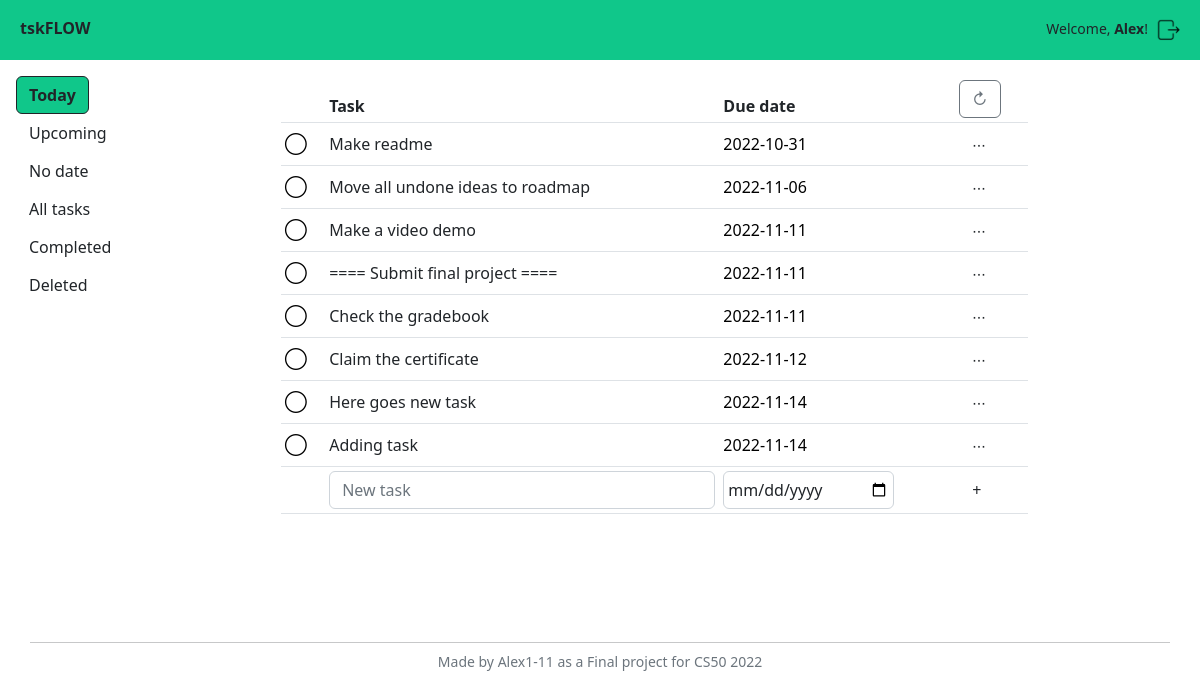
/ (signed in), run on the app's committed database.
### models.py (models this page shows)
class Task(Base):
    __tablename__ = "tasks"
    id = Column(Integer, primary_key=True)
    created = Column(DateTime(), default=func.now())
    user_id = Column(Integer, ForeignKey("users.id"))
    title = Column(String(100), nullable=False)
    status = Column(String, default="active")
    priority = Column(Integer, default=0)
    date = Column(String)
    datetime = Column(String)
    context_id = Column(Integer, ForeignKey("contexts.id"))
    project_id = Column(Integer, ForeignKey("projects.id"))
    note = Column(String)
    parent_id = Column(Integer, ForeignKey("tasks.id"))
    repeat = Column(String)
    tags = relationship(
        "Tag", secondary=task_tags, back_populates="tasks"
    )

### app.py (the view)
@app.route("/", methods=["GET", "POST"])
@login_required
def index():
    if request.method == "POST":
        if request.form.get("task_new"):
            newdate = request.form.get('taskadd_date')
            newdate = None if (newdate == '') else newdate
            print('>>>', newdate)
            newstatus = None
            match request.form.get('view'):
                case 'today':
                    newdate = newdate if (newdate is not None) else date.today()
                case 'upcoming':
                    newdate = newdate if (newdate is not None) else date.today()
                case 'completed':
                    newstatus = 'done'
                case 'deleted':
                    newstatus = 'active_bin'
            with DbSession.begin() as db:
                task_new = Task(
                    title=request.form.get("task_new").strip(),
                    user_id=session["user_id"],
                    date=newdate,
                    status=newstatus,
                )
                db.add(task_new)
                db.flush()
                return render_template("task.html", task=task_new)
        if request.form.get("task_mark"):
            with DbSession.begin() as db:
                task = db.execute(
                    select(Task)
                    .where(Task.id == request.form["task_mark"])
                ).scalars().first()
                if task.status == "done":
                    db.execute(
                        update(Task)
                        .where(Task.id == task.id)
                        .values(status="active")
                    )
                elif task.status == "active":
                    db.execute(
                        update(Task)
                        .where(Task.id == task.id)
                        .values(status="done")
                    )
                return render_template("task.html", task=task)
        if request.form.get("task_title_edited"):
            with DbSession.begin() as db:
                db.execute(
                    update(Task)
                    .where(
                        Task.user_id == session["user_id"],
                        Task.id == request.form["task_id"]
                    ).values(title=request.form["task_title_edited"])
                    .execution_options(synchronize_session='fetch')
                )
                db.flush()
                task = db.execute(
                    select(Task)
                    .where(Task.id == request.form["task_id"])
                ).scalars().first()
                return render_template("task.html", task=task)
        if request.form.get("task_date_edited"):
            with DbSession.begin() as db:
                db.execute(
                    update(Task)
                    .where(
                        Task.user_id == session["user_id"],
                        Task.id == request.form["task_id"]
                    ).values(date=request.form["task_date_edited"])
                    .execution_options(synchronize_session='fetch')
                )
                db.flush()
                task = db.execute(
                    select(Task)
                    .where(Task.id == request.form["task_id"])
                ).scalars().first()
                return render_template("task.html", task=task)
        if request.form.get("task_delete"):
            with DbSession.begin() as db:
                task = db.execute(
                    select(Task)
                    .where(Task.id == request.form["task_delete"])
                ).scalars().first()
                if task.status.endswith('_bin'):
                    string_status = task.status.replace('_bin', '')
                    db.execute(
                        update(Task)
                        .where(Task.id == task.id)
                        .values(status=string_status)
                        .execution_options(synchronize_session='fetch')
                    )
                elif not (task.status.endswith('_bin')):
                    db.execute(
                        update(Task)
                        .where(Task.id == request.form["task_delete"])
                        .values(status=Task.status + "_bin")
                        .execution_options(synchronize_session='fetch')
                    )
                else:
                    return None
                db.flush()
                task = db.execute(
                    select(Task)
                    .where(Task.id == request.form["task_delete"])
                ).scalars().first()
                return render_template("task.html", task=task)
        if request.form.get("bin_empty"):
            with DbSession.begin() as db:
                db.execute(
                    delete(Task)
                    .where(
                        Task.user_id == session["user_id"],
                        Task.status.endswith('_bin', autoescape=True)
                    )
                    .execution_options(synchronize_session=False)
                )
            return redirect("/")
        return None
    else:
        with DbSession.begin() as db:
            today = date.today()
            view = "today"
            tasks = db.execute(
                select(Task)
                .where(
                    Task.user_id == session["user_id"],
                    Task.date <= today,
                    Task.status == 'active'
                )
                .order_by(Task.date)
            ).scalars().all()
            if tasks:
                return render_template("index.html", tasks=tasks, view=view)
            else:
                return render_template("index.html", view=view)

### app.py (called while the page is built)
@app.after_request
def after_request(response):
    response.headers["Cache-Control"] = "no-cache, no-store, must-revalidate"
    response.headers["Expires"] = 0
    response.headers["Pragma"] = "no-cache"
    return response

def login_required(f):
    @wraps(f)
    def decorated_function(*args, **kwargs):
        if session.get("user_id") is None:
            return redirect("/login")
        return f(*args, **kwargs)
    return decorated_function

### templates/index.html (shortened to what this page needs)
{% extends "layout.html" %}
{% block main %}
    <div class="d-flex align-items-start p-3">
        <div class='d-flex'>
            <div class="offcanvas-md offcanvas-start w-50" tabindex="-1" data-bs-scroll="true" id="viewlist_offcanvas" aria-labelledby="offcanvasResponsiveLabel">
                <div class="offcanvas-body">
                    <ul class="nav flex-column d-md-flex" id="viewlist">
                        <li class="nav-item">
                            <button class="btn btn-my active" type="button" name="view" value="today" data-bs-dismiss="offcanvas" data-bs-target="#viewlist_offcanvas">Today</a>
                        </li>
                        <li class="nav-item">
                            <button class="btn btn-my" type="button" name="view" value="upcoming" data-bs-dismiss="offcanvas" data-bs-target="#viewlist_offcanvas">Upcoming</a>
                        </li>
                        <li class="nav-item">
                            <button class="btn btn-my" type="button" name="view" value="nodate" data-bs-dismiss="offcanvas" data-bs-target="#viewlist_offcanvas">No date</a>
                        </li>
                        <li class="nav-item">
                            <button class="btn btn-my" type="button" name="view" value="all" data-bs-dismiss="offcanvas" data-bs-target="#viewlist_offcanvas">All tasks</a>
                        </li>
                        <li class="nav-item">
                            <button class="btn btn-my" type="button" name="view" value="completed" data-bs-dismiss="offcanvas" data-bs-target="#viewlist_offcanvas">Completed</a>
                        </li>
                        <li class="nav-item">
                            <button class="btn btn-my" type="button" name="view" value="deleted" data-bs-dismiss="offcanvas" data-bs-target="#viewlist_offcanvas">Deleted</a>
                        </li>
                    </ul>
                </div>
            </div>
        </div>
        <div id="tasklist" class="container">
            {% include "tasklist.html" %}
        </div>
    </div>
{% endblock %}

### templates/layout.html (shortened to what this page needs)
<!DOCTYPE html>
<html lang="en">
    <head>
        <link href="https://cdn.jsdelivr.net/npm/bootstrap@5.2.2/dist/css/bootstrap.min.css" rel="stylesheet">
        <link href="/static/styles.css" rel="stylesheet">
    </head>
    <body>
        <div class="container-fluid g-0">
            <nav class="container-fluid bg-my">
                <div class="row row-cols-2 justify-content-between">
                    <div class="col-auto m-2 p-2">
                        <a class="navbar-brand ps-1 fw-bold" href="/">tskFLOW</a>
                    </div>
                    <div class="col-auto m-2 p-2">
                        <ul class="nav text-end">
                            {% if session["user_id"] %}
                                <li class="nav-item">
                                    <span class="small d-none d-sm-inline px-2">Welcome, <span class="fw-semibold">{{session["user_name"]}}</span>!</span>
                                </li>
                                <li class="nav-item">
                                    <a href="/logout">
                                        <img src="/static/icons/logout icon alex1-11.png" alt="Logout" title="Logout" width="28" height="28">
                                    </a>
                                </li>
                            {% else %}
                                <li class="nav-item">
                                    <a class="text-decoration-none" href="/login">Log in</a>
                                </li>
                            {% endif %}
                        </ul>
                    </div>
                </div>
            </nav>
            {% block main %}{% endblock %}
            <footer class="footer d-flex mt-5 pt-5 allign-items-stretch">
                <div class="container">
                    <div class="row">
                        <hr class="muted m-0">
                        <span class='small text-center text-muted my-2'>Made by <a class="text-decoration-none text-muted" href="https://github.com/alex1-11">Alex1-11</a> as a Final project for CS50 2022</span>
                    </div>
                </div>
            </footer>
        </div>
    </body>
</html>

### templates/tasklist.html (shortened to what this page needs)
<div class="row justify-content-center">
    <div class="col-auto col-lg-9">
        <div class="container-fluid container-sm table-responsive">
            <table class="table table-sm table-hover align-middle">
                <thead class="{% if not tasks %} invisible {% endif %}" id="tasklist_header">
                    <th scope="col"><span class="invisible">----</span></th>
                    <th scope="col">Task</th>
                    <th scope="col">Due date</th>
                    <th scope="col">
                        <button class="btn btn-outline-secondary view-refresh">↻</button>
                    </th>
                </thead>
                <tbody>
                    {% if tasks %}
                        {% for task in tasks %}
                            {% include "task.html" %}
                        {% endfor %}
                    {% endif %}
                    <tr id="task_add_new">
                        <td></td>
                        <td>
                            <input form="form_task_add_new" class="form-control" autocomplete="off" id="task_new" name="task_new" placeholder="New task" type="text" required>
                        </td>
                        <td>
                            <input form="form_task_add_new" class="form-control px-1 w-75" autocomplete="off" id="taskadd_date" name="taskadd_date" placeholder="date" type="date" value="">
                        </td>
                        <td>
                            <button form="form_task_add_new" type="submit" class="btn btn-my py-1">+</button>
                        </td>
                    </tr>
                </tbody>
            </table>
        </div>
    </div>
</div>

### templates/task.html (shortened to what this page needs)
<tr class="task_div task_{{ task.status }}" id="task_id_{{ task.id }}">
    <td>
    </td>
    <td>
        <span class="task_current_title task_{{ task.status }}">{{ task.title | e }}</span>
    </td>
    <td>
    </td>
    <td>
        <div class="dropdown">
            <button type="button" class="btn btn-my edit_menu_show py-1" title="Edit task" data-bs-toggle="dropdown" aria-expanded="false">
                <span class="align-top">∙∙∙</span>
            </button>
        </div>
    </td>
</tr>

### static/styles.css (style rules this page uses)
.bg-my { background-color: #10c78a; }
button.active.btn { background-color: #10c78a; font-weight: 600; }
.btn-my { background-color: white }
a { color: black; }

### data on the page
Task: title "Make readme"
Task: title "Move all undone ideas to roadmap"
Task: title "Make a video demo"
Task: title "==== Submit final project ===="
Task: title "Check the gradebook"
Task: title "Claim the certificate"
Task: title "Here goes new task"
Task: title "Adding task"

### other printed values
{{ session["user_name"] }} "Alex"
